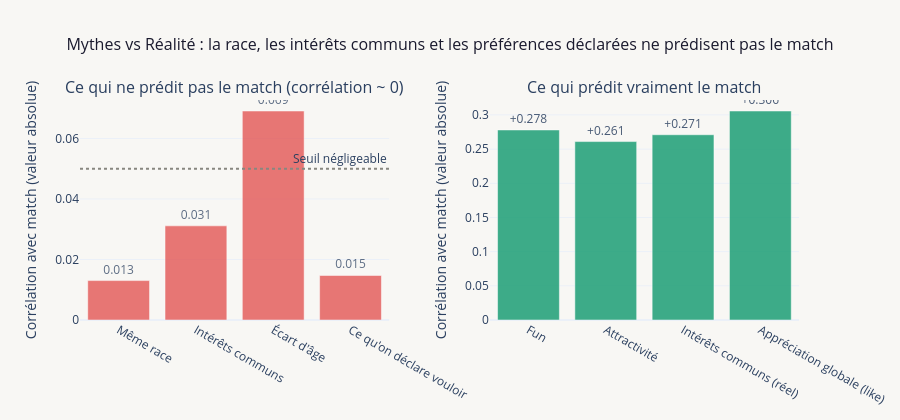

The code cell stored with this chart in its notebook:
### Code cell
# =============================================================================
# MYTHES VS RÉALITÉ (ce qui ne prédit PAS le match)
# =============================================================================
print("\n" + "─" * 65)
print("MYTHES VS RÉALITÉ")
print("─" * 65)
 
mythe_vars  = ["Même race", "Intérêts communs", "Écart d'âge", "Ce qu'on déclare vouloir"]
mythe_corrs = [
    df["samerace"].corr(df["match"]),
    df["int_corr"].corr(df["match"]),
    -df["age_diff"].corr(df["match"]),
    max(abs(df[p].corr(df["match"])) for p in PREF_COLS),
]
reel_vars  = ["Fun", "Attractivité", "Intérêts communs (réel)", "Appréciation globale (like)"]
reel_corrs = [corrs["fun"], corrs["attr"], corrs["shar"],
              df["like"].corr(df["match"])]
 
fig_v6 = make_subplots(
    rows=1, cols=2,
    subplot_titles=[
        "Ce qui ne prédit pas le match (corrélation ~ 0)",
        "Ce qui prédit vraiment le match",
    ],
    horizontal_spacing=0.14,
)
 
fig_v6.add_trace(go.Bar(
    x=mythe_vars, y=[abs(c) for c in mythe_corrs],
    marker_color=C["no_match"], opacity=0.75,
    text=[f"{abs(c):.3f}" for c in mythe_corrs],
    textposition="outside", showlegend=False,
), row=1, col=1)
 
fig_v6.add_trace(go.Bar(
    x=reel_vars, y=reel_corrs,
    marker_color=C["match"], opacity=0.85,
    text=[f"+{c:.3f}" for c in reel_corrs],
    textposition="outside", showlegend=False,
), row=1, col=2)
 
fig_v6.add_hline(y=0.05, line_dash="dot", line_color=C["neutral"],
    annotation_text="Seuil négligeable", row=1, col=1)
 
fig_v6.update_layout(
    title={
        "text": "Mythes vs Réalité : la race, les intérêts communs et "
                "les préférences déclarées ne prédisent pas le match",
        "font": {"size": 16, "color": C["dark"]},
        "x": 0.5, "xanchor": "center",
    },
    height=420, plot_bgcolor=C["light_bg"],
    paper_bgcolor=C["light_bg"],
)
fig_v6.update_yaxes(title_text="Corrélation avec match (valeur absolue)")
fig_v6.show()

### Figure 1 — Plotly figure (JSON) as saved in the notebook; plotly's stock layout.template omitted (floating-point values rounded to 4 significant figures)
{"data": [{"marker": {"color": "#E24B4A"}, "opacity": 0.75, "showlegend": false, "text": ["0.013", "0.031", "0.069", "0.015"], "textposition": "outside", "type": "bar", "x": ["Même race", "Intérêts communs", "Écart d'âge", "Ce qu'on déclare vouloir"], "xaxis": "x", "y": [0.01303, 0.03112, 0.06908, 0.01472], "yaxis": "y"}, {"marker": {"color": "#1D9E75"}, "opacity": 0.85, "showlegend": false, "text": ["+0.278", "+0.261", "+0.271", "+0.306"], "textposition": "outside", "type": "bar", "x": ["Fun", "Attractivité", "Intérêts communs (réel)", "Appréciation globale (like)"], "xaxis": "x2", "y": [0.278, 0.261, 0.271, 0.3057], "yaxis": "y2"}], "layout": {"annotations": [{"font": {"size": 16}, "showarrow": false, "text": "Ce qui ne prédit pas le match (corrélation ~ 0)", "x": 0.215, "xanchor": "center", "xref": "paper", "y": 1, "yanchor": "bottom", "yref": "paper"}, {"font": {"size": 16}, "showarrow": false, "text": "Ce qui prédit vraiment le match", "x": 0.785, "xanchor": "center", "xref": "paper", "y": 1, "yanchor": "bottom", "yref": "paper"}, {"showarrow": false, "text": "Seuil négligeable", "x": 1, "xanchor": "right", "xref": "x domain", "y": 0.05, "yanchor": "bottom", "yref": "y"}], "height": 420, "paper_bgcolor": "#F8F7F4", "plot_bgcolor": "#F8F7F4", "shapes": [{"line": {"color": "#888780", "dash": "dot"}, "type": "line", "x0": 0, "x1": 1, "xref": "x domain", "y0": 0.05, "y1": 0.05, "yref": "y"}], "title": {"font": {"color": "#1A1A2E", "size": 16}, "text": "Mythes vs Réalité : la race, les intérêts communs et les préférences déclarées ne prédisent pas le match", "x": 0.5, "xanchor": "center"}, "xaxis": {"anchor": "y", "domain": [0, 0.43]}, "xaxis2": {"anchor": "y2", "domain": [0.57, 1]}, "yaxis": {"anchor": "x", "domain": [0, 1], "title": {"text": "Corrélation avec match (valeur absolue)"}}, "yaxis2": {"anchor": "x2", "domain": [0, 1], "title": {"text": "Corrélation avec match (valeur absolue)"}}}}
